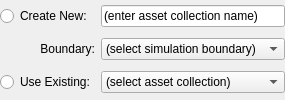
       <widget class="QWidget" name="gridname_box" native="true">
        <layout class="QGridLayout" name="gridLayout_7">
         <property name="leftMargin">
          <number>0</number>
         </property>
         <property name="topMargin">
          <number>0</number>
         </property>
         <property name="rightMargin">
          <number>0</number>
         </property>
         <property name="bottomMargin">
          <number>0</number>
         </property>
         <item row="2" column="1">
          <widget class="QComboBox" name="asset_col_combo">
           <item>
            <property name="text">
             <string>(select asset collection)</string>
            </property>
           </item>
          </widget>
         </item>
         <item row="2" column="0">
          <widget class="QRadioButton" name="asset_col_existing_radio">
           <property name="text">
            <string>Use Existing:</string>
           </property>
          </widget>
         </item>
         <item row="0" column="0">
          <widget class="QRadioButton" name="asset_col_new_radio">
           <property name="text">
            <string>Create New:</string>
           </property>
          </widget>
         </item>
         <item row="0" column="1">
          <widget class="QLineEdit" name="asset_col_line">
           <property name="toolTip">
            <string>&lt;html&gt;&lt;head/&gt;&lt;body&gt;&lt;p&gt;The unique name/identifier of the created simulation grid, will be labelled as such throughout the workspace.&lt;/p&gt;&lt;/body&gt;&lt;/html&gt;</string>
           </property>
           <property name="text">
            <string>(enter asset collection name)</string>
           </property>
          </widget>
         </item>
         <item row="1" column="1">
          <widget class="QComboBox" name="boundary_combo">
           <item>
            <property name="text">
             <string>(select simulation boundary)</string>
            </property>
           </item>
          </widget>
         </item>
         <item row="1" column="0">
          <widget class="QLabel" name="gridname_lbl_2">
           <property name="whatsThis">
            <string>Width of the square cell in the city grid in metres</string>
           </property>
           <property name="text">
            <string>&lt;html&gt;&lt;head/&gt;&lt;body&gt;&lt;p align=&quot;right&quot;&gt;Boundary:&lt;/p&gt;&lt;/body&gt;&lt;/html&gt;</string>
           </property>
          </widget>
         </item>
        </layout>
       </widget>
